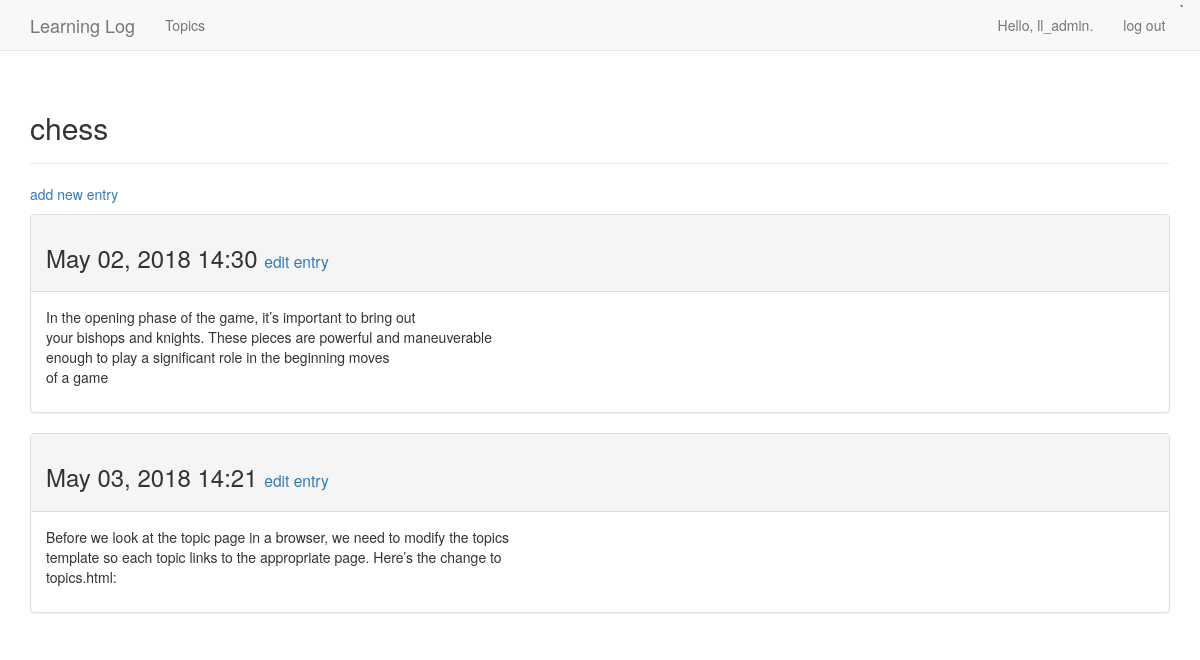
Page /topics/1/ (signed in) on the earlier database version.
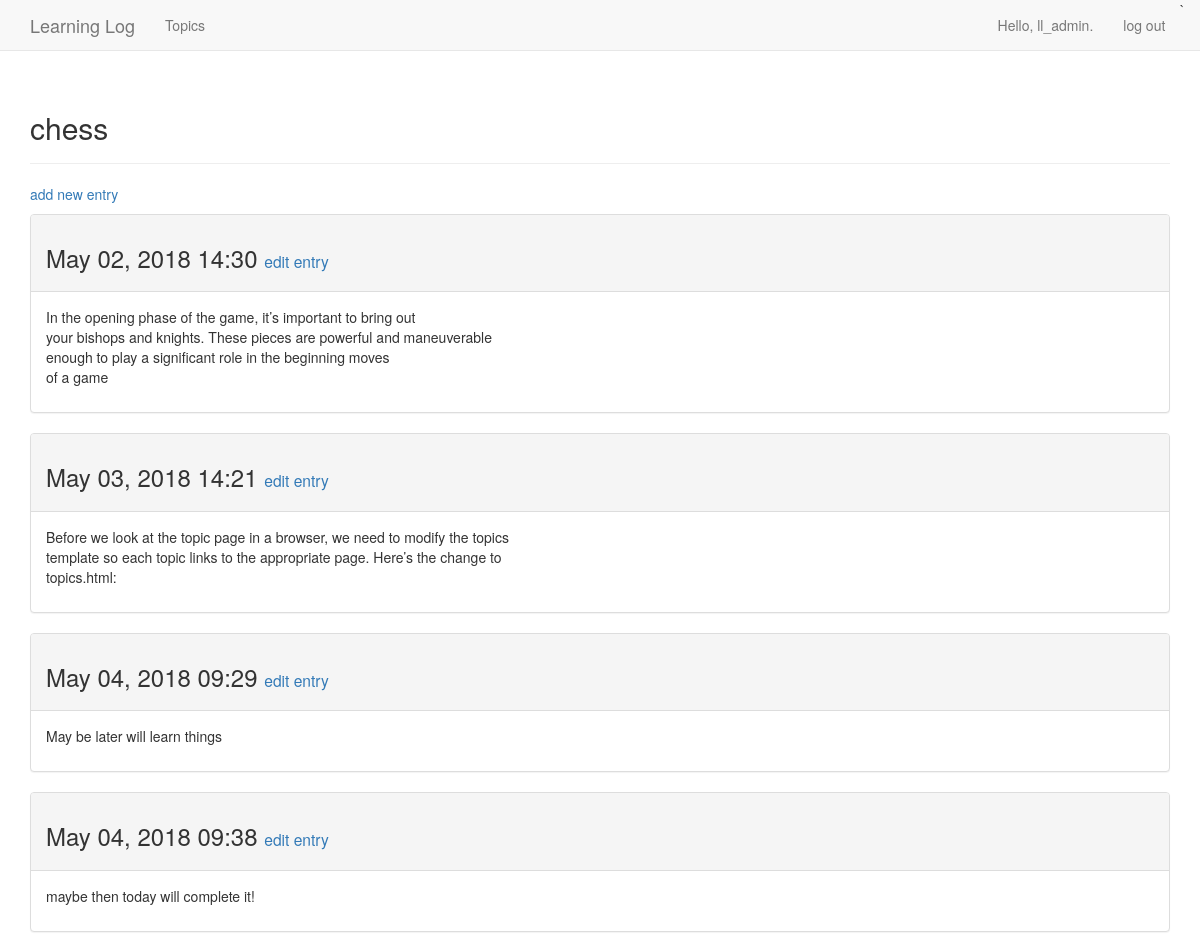
Same page on the later database version.
### learning_logs/models.py (models this page shows, shortened)
class Topic(models.Model):
    text = models.CharField(max_length=200)
    date_added = models.DateTimeField(auto_now_add=True)
    owner = models.ForeignKey(User, on_delete=models.DO_NOTHING)
    def __str__(self):
        return self.text

class Entry(models.Model):
    topic = models.ForeignKey(Topic, on_delete=models.DO_NOTHING)
    text = models.TextField()
    date_added = models.DateTimeField(auto_now_add=True)
    class Meta:
        verbose_name_plural = 'entries'

### learning_logs/views.py (the view)
# urls.py: url(r'^topics/(?P<topic_id>\d+)/$', views.topic, name='topic'),
@login_required
def topic(request, topic_id):
    topic = Topic.objects.get(id=topic_id)
    if topic.owner != request.user:
        raise Http404
    entries = topic.entry_set.order_by('date_added')
    context = {'topic': topic, 'entries': entries}
    return render(request, 'learning_logs/topic.html', context)

### learning_logs/templates/learning_logs/topic.html
{% extends 'learning_logs/base.html' %}
  {% block header %}
<h2>{{ topic }}</h2>
{% endblock header %}
{% block content %}
  <p>
    <a href="{% url 'learning_logs:new_entry' topic.id %}">add new entry</a>
  </p>
  {% for entry in entries %}
  <div class="panel panel-default">
  <div class="panel-heading">
    <h3>
      {{ entry.date_added|date:'M d, Y H:i' }}
      <small>
        <a href="{% url 'learning_logs:edit_entry' entry.id %}">
        edit entry</a>
      </small>
    </h3>
  </div>
  <div class="panel-body">
    {{ entry.text|linebreaks }}
  </div>
</div>
  {% empty %}
    There are no entries for this topic yet.
  {% endfor %}
{% endblock content %}

### learning_logs/templates/learning_logs/base.html (shortened to what this page needs)
{% load bootstrap3 %}
 <!DOCTYPE html>
<html lang="en">
<head>
{% bootstrap_css %}
</head>
<body>
  <nav class="navbar navbar-default navbar-static-top">
    <div class="container">
      <div class="navbar-header">
      <a class="navbar-brand" href="{% url 'learning_logs:index' %}">
            Learning Log</a>
      </div>
    <div id="navbar" class="navbar-collapse collapse">
      <ul class="nav navbar-nav">
        <li><a href="{% url 'learning_logs:topics' %}">Topics</a></li>
      </ul>
      <ul class="nav navbar-nav navbar-right">
        {% if user.is_authenticated %}
          <li><a>Hello, {{ user.username }}.</a></li>
          <li><a href="{% url 'users:logout' %}">log out</a></li>
          {% else %}
          <li><a href="{% url 'users:register' %}">register</a></li>
          <li><a href="{% url 'users:login' %}">log in</a></li>
          {% endif %}`
      </ul>
    </div>
    </div>
  </nav>
<div class="container">
  <div class="page-header">
    {% block header %}{% endblock header %}
  </div>
  <div>
    {% block content %}{% endblock content %}
  </div>
  </div>
</body>
</html>

Differences in the rows shown:
added Entry: date_added "May 04, 2018 09:29", text "May be later will learn things"
added Entry: date_added "May 04, 2018 09:38", text "maybe then today will complete it!"
